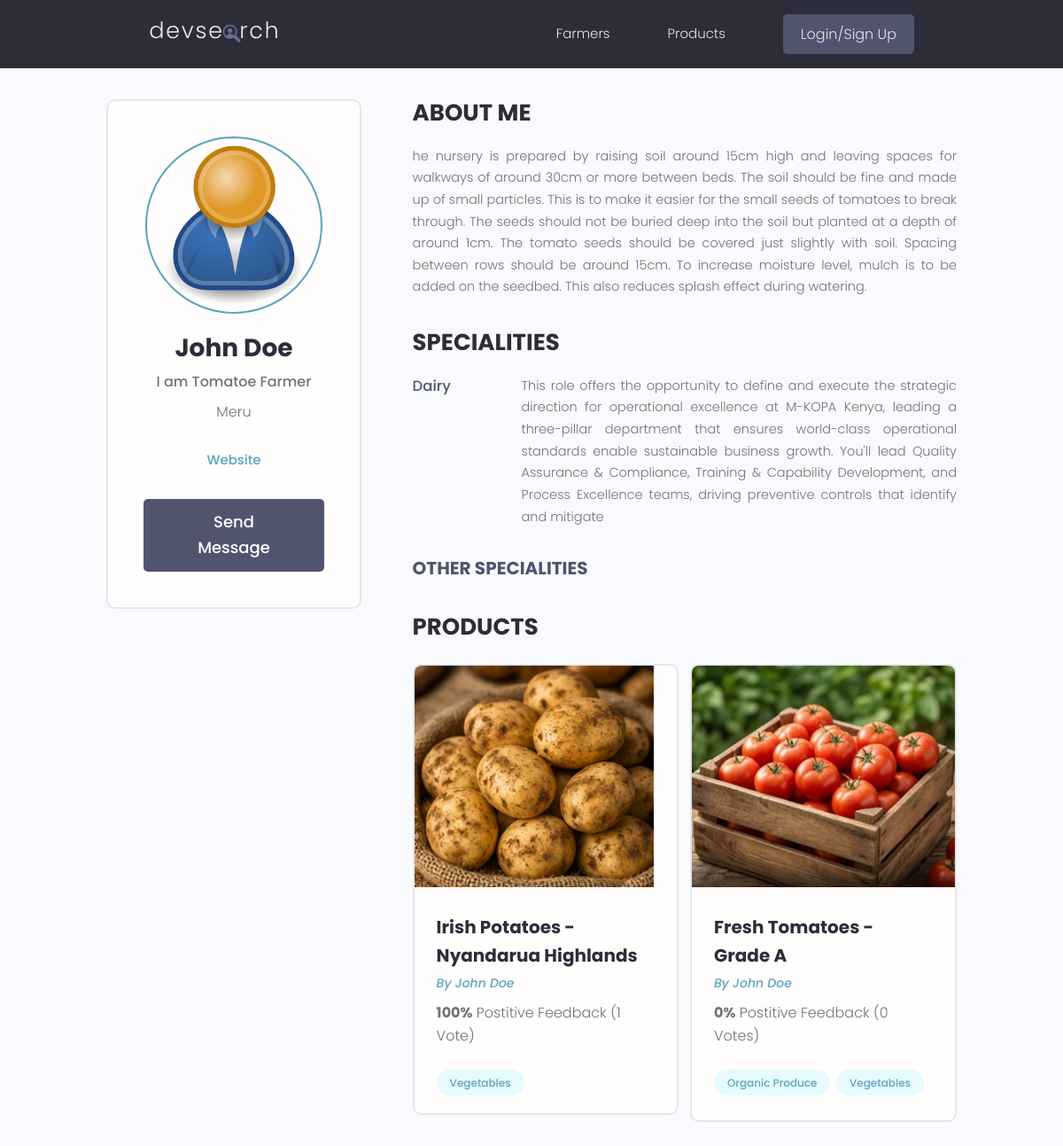
Before: /profile/9da0bb1b-5dfb-46fb-8ce7-0d6160dfd89b/ with the older database file.
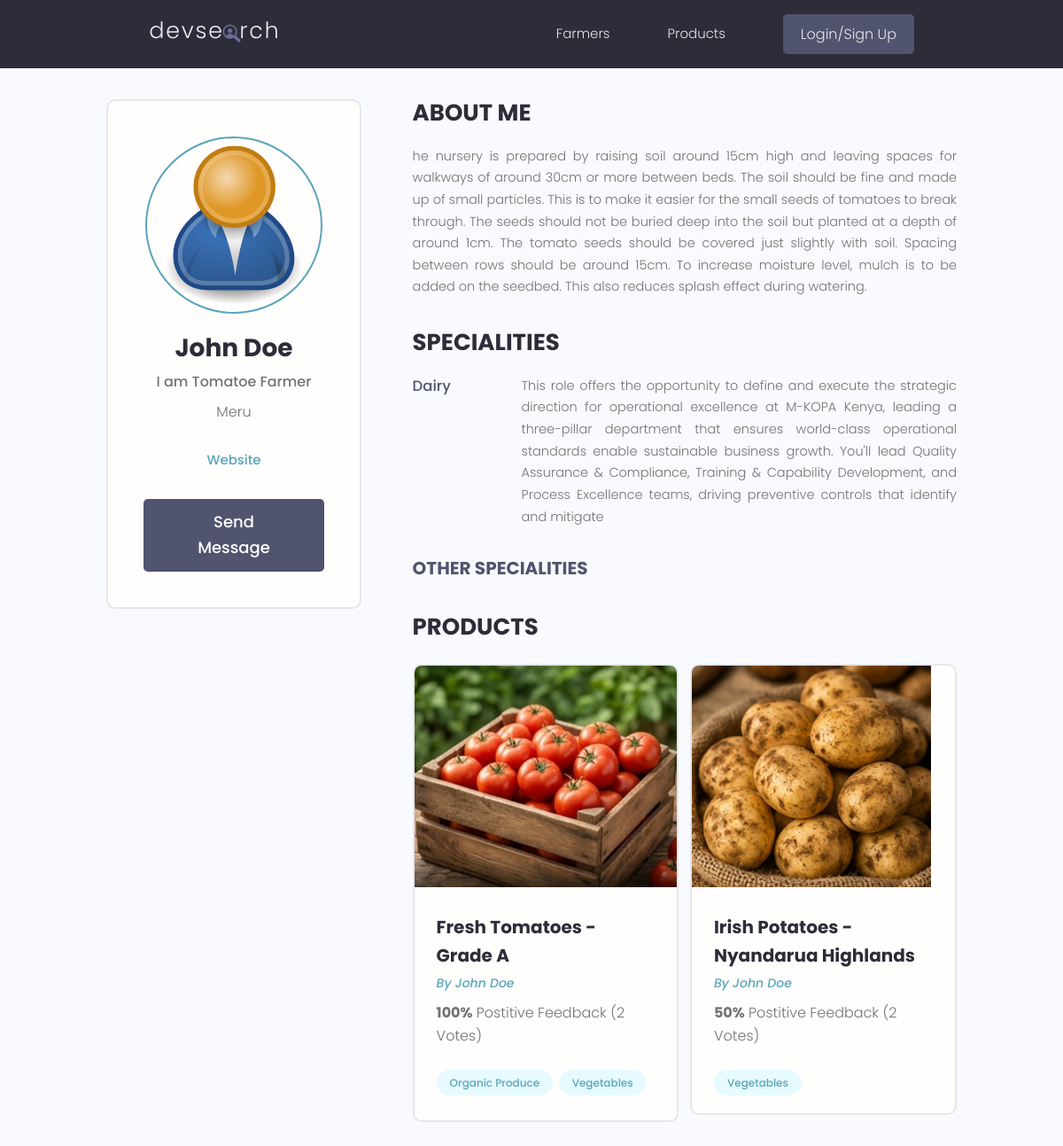
After: the same page with the newer database file.
### users/models.py (models this page shows, shortened)
class Speciality(models.Model):
    owner = models.ForeignKey(
        Profile,
        on_delete=models.CASCADE,
        null=True, blank=True
    )
    name = models.CharField(max_length=200, blank=True, null=True)
    description = models.TextField(null=True, blank=True)
    created = models.DateTimeField(auto_now_add=True)
    id = models.UUIDField(
        default=uuid.uuid4, unique=True,
        primary_key=True, editable=False
    )

class Profile(models.Model):
    user = models.OneToOneField(
        User,
        on_delete=models.CASCADE,
        null=True, blank=True
    )
    name = models.CharField(max_length=200, null=True, blank=True)
    email = models.EmailField(max_length=500, null=True, blank=True)
    username = models.CharField(max_length=200, null=True, blank=True)
    short_intro = models.CharField(max_length=200, blank=True, null=True)
    bio = models.TextField(null=True, blank=True)
    profile_image = models.ImageField(
        null=True, blank=True,
        upload_to='profiles/',
        default='profiles/user-default.png'
    )
    county = models.ForeignKey(
        'products.County',    # referencing County from products app
        on_delete=models.SET_NULL,
        null=True, blank=True
    )
    specialities = models.ManyToManyField('Speciality', blank=True)
    phone = models.CharField(max_length=20, null=True, blank=True)
    whatsapp_link = models.CharField(max_length=500, null=True, blank=True)
    website = models.CharField(max_length=500, null=True, blank=True)
    social_twitter = models.CharField(max_length=200, null=True, blank=True)
    youtube = models.CharField(max_length=200, null=True, blank=True)
    created = models.DateTimeField(auto_now_add=True)
    id = models.UUIDField(
        default=uuid.uuid4, unique=True,
        primary_key=True, editable=False
    )

### products/models.py (models this page shows, shortened)
class Product(models.Model):
    owner = models.ForeignKey(
        Profile,
        on_delete=models.SET_NULL,
        null=True, blank=True
    )
    county = models.ForeignKey(
        County, on_delete=models.SET_NULL,
        null=True, blank=True
    )
    title = models.CharField(max_length=200)
    description = models.TextField(null=True, blank=True)
    price = models.CharField(max_length=200, null=True, blank=True)
    quantity_available = models.CharField(max_length=200, null=True, blank=True)
    unit = models.CharField(max_length=50, null=True, blank=True)  # kg, bunch, piece
    featured_image = models.ImageField(
        null=True, blank=True,
        default='default.jpg',
        upload_to='products/' # saves to media/products/
    )
    class Meta:
        ordering = ['created']  # oldest products first
    contact_link = models.CharField(max_length=2000, null=True, blank=True)
    farm_link = models.CharField(max_length=2000, null=True, blank=True)
    categories = models.ManyToManyField(Category, blank=True)
    vote_total = models.IntegerField(default=0, null=True, blank=True)
    vote_ratio = models.IntegerField(default=0, null=True, blank=True)
    created = models.DateTimeField(auto_now_add=True)
    id = models.UUIDField(default=uuid.uuid4, unique=True,
                          primary_key=True, editable=False)
    class Meta: # newest products first when we query for products, they will be order -ed by created date descending by default
        ordering = ['-vote_ratio', '-vote_total', 'title']  # order by vote ratio desc, then vote total desc, then title asc

class Category(models.Model):
    name = models.CharField(max_length=200)  # e.g. Vegetables, Dairy
    created = models.DateTimeField(auto_now_add=True)
    id = models.UUIDField(default=uuid.uuid4, unique=True,
                          primary_key=True, editable=False)
    def __str__(self):
        return self.name
    class Meta:
        verbose_name_plural = 'Categories'

### users/views.py (the view)
# urls.py: path('profile/<str:pk>/', views.user_Profile, name='user_profile'),
def user_Profile(request, pk):
    profile = Profile.objects.get(id=pk)
    topSpeciality = Speciality.objects.filter(owner=profile).exclude(description__isnull=True).exclude(description__exact="")
    otherSpeciality = Speciality.objects.filter(owner=profile, description__isnull=True) | Speciality.objects.filter(owner=profile, description="")
    context = {'profile': profile,
               'topSpeciality': topSpeciality,
               'otherSpeciality': otherSpeciality}
    return render(request, 'users/user-profile.html', context)

### products/models.py (called while the page is built)
    def __str__(self):
        return self.name

### users/templates/users/user-profile.html (shortened to what this page needs)
{% extends 'main.html' %}
{% block content %}
  <main class="profile my-md">
    <div class="container">
      <div class="layout">
        <div class="column column--1of3">
          <div class="card text-center">
            <div class="card__body dev">
              <img class="avatar avatar--xl" src="{{ profile.profile_image.url }}" />
              <h2 class="dev__name">{{profile.name}}</h2>
              <p class="dev__title">{{profile.short_intro}}</p>
              <p class="dev__location">{{profile.county}}</p>
              <ul class="dev__social">
                {% if profile.website %}
                    <li><a href="{{ profile.website }}">Website</a></li>
                {% endif %}
              </ul>
              {% if request.user.profile.id != profile.id %}
              <a href="{% url 'create-message' profile.id %}" class="btn btn--sub btn--lg">Send Message </a>
              {% endif %}
            </div>
          </div>
        </div>
        <div class="column column--2of3">
          <div class="devInfo">
            <h3 class="devInfo__title">About Me</h3>
            <p class="devInfo__about">{{profile.bio}}</p>
          </div>
          <div class="devInfo">
            <h3 class="devInfo__title">Specialities</h3>
            <div class="devInfo__skills">
              {% for speciality in topSpeciality %}
              <div class="devSkill">
                <h4 class="devSkill__title">{{speciality.name}}</h4>
                <p class="devSkill__info">{{speciality.description}}
                </p>
              </div>
              {% endfor %}
              <h3 class="devInfo__subtitle">Other Specialities</h3>
            </div>
          </div>
          <div class="devInfo">
            <h3 class="devInfo__title">Products</h3>
            <div class="grid grid--two">
              {% for product in profile.product_set.all %}
              <div class="column">
                <div class="card project">
                  <a href="{% url 'single-product' product.id %}" class="project">
                    <img class="project__thumbnail" src="{{product.featured_image.url}}" alt="project thumbnail" />
                    <div class="card__body">
                      <h3 class="project__title">{{product.title}}</h3>
                      <p><a class="project__author" href="{% url 'user_profile' product.owner.id %}">By {{product.owner.name}}</a></p>
                      <p class="project--rating">
                        <span style="font-weight: bold;">{{product.vote_ratio}}%</span> Postitive
                        Feedback ({{product.vote_total}} Vote{{product.vote_total|pluralize:"s"}})
                      </p>
                      <div class="project__tags">
                        {% for category in product.categories.all %}
                        <span class="tag tag--pill tag--main">
                          <small>{{category}}</small>
                        </span>
                        {% endfor %}
                      </div>
                    </div>
                  </a>
                </div>
              </div>
              {% endfor %}
            </div>
          </div>
        </div>
      </div>
    </div>
  </main>
{% endblock content %}

Changed rows visible on the page:
changed Product "Fresh Tomatoes - Grade A": vote_ratio "0" → "100"; vote_total "0" → "2"; moves up the list
changed Product "Irish Potatoes - Nyandarua Highlands": vote_ratio "100" → "50"; vote_total "1" → "2"
